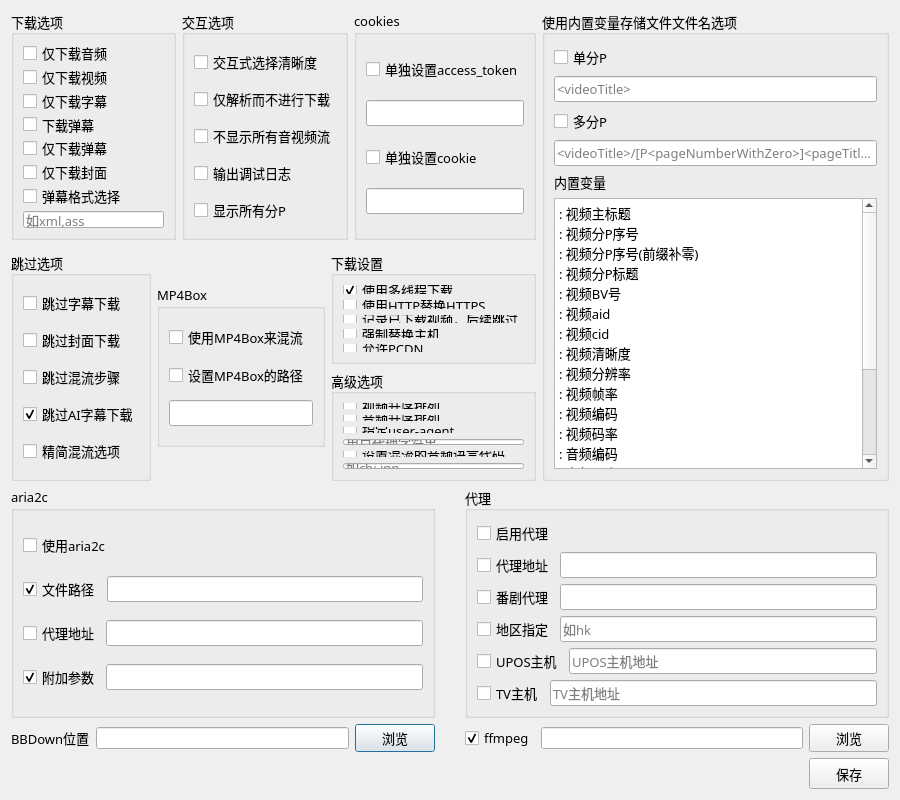
<?xml version="1.0" encoding="UTF-8"?>
<ui version="4.0">
 <class>Dialog_SetUp</class>
 <widget class="QDialog" name="Dialog_SetUp">
  <property name="geometry">
   <rect>
    <x>0</x>
    <y>0</y>
    <width>900</width>
    <height>800</height>
   </rect>
  </property>
  <property name="minimumSize">
   <size>
    <width>900</width>
    <height>800</height>
   </size>
  </property>
  <property name="maximumSize">
   <size>
    <width>1200</width>
    <height>1100</height>
   </size>
  </property>
  <property name="windowTitle">
   <string>Dialog</string>
  </property>
  <layout class="QVBoxLayout" name="verticalLayout_12">
   <item>
    <layout class="QHBoxLayout" name="horizontalLayout_3">
     <item>
      <layout class="QVBoxLayout" name="verticalLayout_3">
       <item>
        <layout class="QHBoxLayout" name="horizontalLayout">
         <item>
          <widget class="QGroupBox" name="groupBox">
           <property name="font">
            <font>
             <family>宋体</family>
             <pointsize>10</pointsize>
            </font>
           </property>
           <property name="title">
            <string>下载选项</string>
           </property>
           <layout class="QVBoxLayout" name="verticalLayout">
            <item>
             <widget class="QCheckBox" name="checkBox_audio_only">
              <property name="font">
               <font>
                <family>宋体</family>
                <pointsize>10</pointsize>
               </font>
              </property>
              <property name="text">
               <string>仅下载音频</string>
              </property>
             </widget>
            </item>
            <item>
             <widget class="QCheckBox" name="checkBox_video_only">
              <property name="font">
               <font>
                <family>宋体</family>
                <pointsize>10</pointsize>
               </font>
              </property>
              <property name="text">
               <string>仅下载视频</string>
              </property>
             </widget>
            </item>
            <item>
             <widget class="QCheckBox" name="checkBox_sub_only">
              <property name="font">
               <font>
                <family>宋体</family>
                <pointsize>10</pointsize>
               </font>
              </property>
              <property name="text">
               <string>仅下载字幕</string>
              </property>
             </widget>
            </item>
            <item>
             <widget class="QCheckBox" name="checkBox_danmaku">
              <property name="font">
               <font>
                <family>宋体</family>
                <pointsize>10</pointsize>
               </font>
              </property>
              <property name="text">
               <string>下载弹幕</string>
              </property>
             </widget>
            </item>
            <item>
             <widget class="QCheckBox" name="checkBox_danmaku_only">
              <property name="font">
               <font>
                <family>宋体</family>
                <pointsize>10</pointsize>
               </font>
              </property>
              <property name="text">
               <string>仅下载弹幕</string>
              </property>
             </widget>
            </item>
            <item>
             <widget class="QCheckBox" name="checkBox_cover_only">
              <property name="font">
               <font>
                <family>宋体</family>
                <pointsize>10</pointsize>
               </font>
              </property>
              <property name="text">
               <string>仅下载封面</string>
              </property>
             </widget>
            </item>
            <item>
             <widget class="QCheckBox" name="checkBox_danmaku_formats">
              <property name="font">
               <font>
                <family>宋体</family>
                <pointsize>10</pointsize>
               </font>
              </property>
              <property name="text">
               <string>弹幕格式选择</string>
              </property>
             </widget>
            </item>
            <item>
             <widget class="QLineEdit" name="lineEdit_danmaku_formats">
              <property name="font">
               <font>
                <family>宋体</family>
                <pointsize>10</pointsize>
               </font>
              </property>
              <property name="placeholderText">
               <string>如xml,ass</string>
              </property>
             </widget>
            </item>
           </layout>
          </widget>
         </item>
         <item>
          <widget class="QGroupBox" name="groupBox_9">
           <property name="font">
            <font>
             <family>宋体</family>
             <pointsize>10</pointsize>
            </font>
           </property>
           <property name="title">
            <string>交互选项</string>
           </property>
           <layout class="QVBoxLayout" name="verticalLayout_5">
            <item>
             <widget class="QCheckBox" name="checkBox_ia">
              <property name="font">
               <font>
                <family>宋体</family>
                <pointsize>10</pointsize>
               </font>
              </property>
              <property name="text">
               <string>交互式选择清晰度</string>
              </property>
             </widget>
            </item>
            <item>
             <widget class="QCheckBox" name="checkBox_info">
              <property name="font">
               <font>
                <family>宋体</family>
                <pointsize>10</pointsize>
               </font>
              </property>
              <property name="text">
               <string>仅解析而不进行下载</string>
              </property>
             </widget>
            </item>
            <item>
             <widget class="QCheckBox" name="checkBox_hs">
              <property name="font">
               <font>
                <family>宋体</family>
                <pointsize>10</pointsize>
               </font>
              </property>
              <property name="text">
               <string>不显示所有音视频流</string>
              </property>
             </widget>
            </item>
            <item>
             <widget class="QCheckBox" name="checkBox_debug">
              <property name="font">
               <font>
                <family>宋体</family>
                <pointsize>10</pointsize>
               </font>
              </property>
              <property name="text">
               <string>输出调试日志</string>
              </property>
             </widget>
            </item>
            <item>
             <widget class="QCheckBox" name="checkBox_show_all">
              <property name="font">
               <font>
                <family>宋体</family>
                <pointsize>10</pointsize>
               </font>
              </property>
              <property name="text">
               <string>显示所有分P</string>
              </property>
             </widget>
            </item>
           </layout>
          </widget>
         </item>
         <item>
          <widget class="QGroupBox" name="groupBox_5">
           <property name="font">
            <font>
             <family>宋体</family>
             <pointsize>10</pointsize>
            </font>
           </property>
           <property name="title">
            <string>cookies</string>
           </property>
           <layout class="QVBoxLayout" name="verticalLayout_8">
            <item>
             <widget class="QCheckBox" name="checkBox_token">
              <property name="font">
               <font>
                <family>宋体</family>
                <pointsize>10</pointsize>
               </font>
              </property>
              <property name="toolTip">
               <string>&lt;html&gt;&lt;head/&gt;&lt;body&gt;&lt;p&gt;设置access_token用以下载TV/APP接口的会员内容&lt;/p&gt;&lt;/body&gt;&lt;/html&gt;</string>
              </property>
              <property name="text">
               <string>单独设置access_token</string>
              </property>
             </widget>
            </item>
            <item>
             <widget class="QLineEdit" name="lineEdit_token">
              <property name="font">
               <font>
                <family>宋体</family>
                <pointsize>10</pointsize>
               </font>
              </property>
              <property name="placeholderText">
               <string/>
              </property>
             </widget>
            </item>
            <item>
             <widget class="QCheckBox" name="checkBox_c">
              <property name="font">
               <font>
                <family>宋体</family>
                <pointsize>10</pointsize>
               </font>
              </property>
              <property name="toolTip">
               <string>&lt;html&gt;&lt;head/&gt;&lt;body&gt;&lt;p&gt;设置字符串cookie用以下载网页接口的会员内容&lt;/p&gt;&lt;/body&gt;&lt;/html&gt;</string>
              </property>
              <property name="text">
               <string>单独设置cookie</string>
              </property>
             </widget>
            </item>
            <item>
             <widget class="QLineEdit" name="lineEdit_c">
              <property name="font">
               <font>
                <family>宋体</family>
                <pointsize>10</pointsize>
               </font>
              </property>
              <property name="placeholderText">
               <string/>
              </property>
             </widget>
            </item>
           </layout>
          </widget>
         </item>
        </layout>
       </item>
       <item>
        <spacer name="verticalSpacer">
         <property name="font">
          <font>
           <family>宋体</family>
           <pointsize>10</pointsize>
          </font>
         </property>
         <property name="orientation">
          <enum>Qt::Vertical</enum>
         </property>
         <property name="sizeType">
          <enum>QSizePolicy::Fixed</enum>
         </property>
         <property name="sizeHint" stdset="0">
          <size>
           <width>20</width>
           <height>6</height>
          </size>
         </property>
        </spacer>
       </item>
       <item>
        <layout class="QHBoxLayout" name="horizontalLayout_2">
         <item>
          <widget class="QGroupBox" name="groupBox_10">
           <property name="font">
            <font>
             <family>宋体</family>
             <pointsize>10</pointsize>
            </font>
           </property>
           <property name="title">
            <string>跳过选项</string>
           </property>
           <layout class="QVBoxLayout" name="verticalLayout_4">
            <item>
             <widget class="QCheckBox" name="checkBox_skip_subtitle">
              <property name="font">
               <font>
                <family>宋体</family>
                <pointsize>10</pointsize>
               </font>
              </property>
              <property name="text">
               <string>跳过字幕下载</string>
              </property>
             </widget>
            </item>
            <item>
             <widget class="QCheckBox" name="checkBox_skip_cover">
              <property name="font">
               <font>
                <family>宋体</family>
                <pointsize>10</pointsize>
               </font>
              </property>
              <property name="text">
               <string>跳过封面下载</string>
              </property>
             </widget>
            </item>
            <item>
             <widget class="QCheckBox" name="checkBox_skip_mux">
              <property name="font">
               <font>
                <family>宋体</family>
                <pointsize>10</pointsize>
               </font>
              </property>
              <property name="text">
               <string>跳过混流步骤</string>
              </property>
             </widget>
            </item>
            <item>
             <widget class="QCheckBox" name="checkBox_skip_ai">
              <property name="font">
               <font>
                <family>宋体</family>
                <pointsize>10</pointsize>
               </font>
              </property>
              <property name="text">
               <string>跳过AI字幕下载</string>
              </property>
              <property name="checked">
               <bool>true</bool>
              </property>
             </widget>
            </item>
            <item>
             <widget class="QCheckBox" name="checkBox_simply_mux">
              <property name="font">
               <font>
                <family>宋体</family>
                <pointsize>10</pointsize>
               </font>
              </property>
              <property name="text">
               <string>精简混流选项</string>
              </property>
             </widget>
            </item>
           </layout>
          </widget>
         </item>
         <item>
          <widget class="QGroupBox" name="groupBox_4">
           <property name="minimumSize">
            <size>
             <width>168</width>
             <height>155</height>
            </size>
           </property>
           <property name="maximumSize">
            <size>
             <width>178</width>
             <height>162</height>
            </size>
           </property>
           <property name="font">
            <font>
             <family>宋体</family>
             <pointsize>10</pointsize>
            </font>
           </property>
           <property name="title">
            <string>MP4Box</string>
           </property>
           <layout class="QVBoxLayout" name="verticalLayout_6">
            <item>
             <widget class="QCheckBox" name="checkBox_mp4box">
              <property name="font">
               <font>
                <family>宋体</family>
                <pointsize>10</pointsize>
               </font>
              </property>
              <property name="text">
               <string>使用MP4Box来混流</string>
              </property>
             </widget>
            </item>
            <item>
             <widget class="QCheckBox" name="checkBox_mp4box_path">
              <property name="font">
               <font>
                <family>宋体</family>
                <pointsize>10</pointsize>
               </font>
              </property>
              <property name="text">
               <string>设置MP4Box的路径</string>
              </property>
             </widget>
            </item>
            <item>
             <widget class="QLineEdit" name="lineEdit_mp4box_path">
              <property name="font">
               <font>
                <family>宋体</family>
                <pointsize>10</pointsize>
               </font>
              </property>
              <property name="toolTip">
               <string>&lt;html&gt;&lt;head/&gt;&lt;body&gt;&lt;p&gt;mp4box的路径&lt;/p&gt;&lt;/body&gt;&lt;/html&gt;</string>
              </property>
              <property name="whatsThis">
               <string>&lt;html&gt;&lt;head/&gt;&lt;body&gt;&lt;p&gt;路径不要包含空格&lt;/p&gt;&lt;/body&gt;&lt;/html&gt;</string>
              </property>
             </widget>
            </item>
           </layout>
          </widget>
         </item>
         <item>
          <layout class="QVBoxLayout" name="verticalLayout_14">
           <item>
            <widget class="QGroupBox" name="groupBox_11">
             <property name="font">
              <font>
               <family>宋体</family>
               <pointsize>10</pointsize>
              </font>
             </property>
             <property name="title">
              <string>下载设置</string>
             </property>
             <layout class="QVBoxLayout" name="verticalLayout_10">
              <item>
               <widget class="QCheckBox" name="checkBox_mt">
                <property name="font">
                 <font>
                  <family>宋体</family>
                  <pointsize>10</pointsize>
                 </font>
                </property>
                <property name="text">
                 <string>使用多线程下载</string>
                </property>
                <property name="checked">
                 <bool>true</bool>
                </property>
               </widget>
              </item>
              <item>
               <widget class="QCheckBox" name="checkBox_force_http">
                <property name="font">
                 <font>
                  <family>宋体</family>
                  <pointsize>10</pointsize>
                 </font>
                </property>
                <property name="text">
                 <string>使用HTTP替换HTTPS</string>
                </property>
                <property name="checked">
                 <bool>false</bool>
                </property>
               </widget>
              </item>
              <item>
               <widget class="QCheckBox" name="checkBox_archives">
                <property name="font">
                 <font>
                  <family>宋体</family>
                  <pointsize>10</pointsize>
                 </font>
                </property>
                <property name="text">
                 <string>记录已下载视频，后续跳过</string>
                </property>
               </widget>
              </item>
              <item>
               <widget class="QCheckBox" name="checkBox_force_replace_host">
                <property name="font">
                 <font>
                  <family>宋体</family>
                  <pointsize>10</pointsize>
                 </font>
                </property>
                <property name="text">
                 <string>强制替换主机</string>
                </property>
               </widget>
              </item>
              <item>
               <widget class="QCheckBox" name="checkBox_allow_pcdn">
                <property name="font">
                 <font>
                  <family>宋体</family>
                  <pointsize>10</pointsize>
                 </font>
                </property>
                <property name="text">
                 <string>允许PCDN</string>
                </property>
               </widget>
              </item>
             </layout>
            </widget>
           </item>
           <item>
            <widget class="QGroupBox" name="groupBox_15">
             <property name="font">
              <font>
               <family>宋体</family>
               <pointsize>10</pointsize>
              </font>
             </property>
             <property name="title">
              <string>高级选项</string>
             </property>
             <layout class="QVBoxLayout" name="verticalLayout_15">
              <item>
               <widget class="QCheckBox" name="checkBox_video_ascending">
                <property name="font">
                 <font>
                  <family>宋体</family>
                  <pointsize>10</pointsize>
                 </font>
                </property>
                <property name="text">
                 <string>视频升序排列</string>
                </property>
               </widget>
              </item>
              <item>
               <widget class="QCheckBox" name="checkBox_audio_ascending">
                <property name="font">
                 <font>
                  <family>宋体</family>
                  <pointsize>10</pointsize>
                 </font>
                </property>
                <property name="text">
                 <string>音频升序排列</string>
                </property>
               </widget>
              </item>
              <item>
               <widget class="QCheckBox" name="checkBox_ua">
                <property name="font">
                 <font>
                  <family>宋体</family>
                  <pointsize>10</pointsize>
                 </font>
                </property>
                <property name="text">
                 <string>指定user-agent</string>
                </property>
               </widget>
              </item>
              <item>
               <widget class="QLineEdit" name="lineEdit_ua">
                <property name="font">
                 <font>
                  <family>宋体</family>
                  <pointsize>10</pointsize>
                 </font>
                </property>
                <property name="placeholderText">
                 <string>用户代理字符串</string>
                </property>
               </widget>
              </item>
              <item>
               <widget class="QCheckBox" name="checkBox_language">
                <property name="font">
                 <font>
                  <family>宋体</family>
                  <pointsize>10</pointsize>
                 </font>
                </property>
                <property name="toolTip">
                 <string>&lt;html&gt;&lt;head/&gt;&lt;body&gt;&lt;p&gt;设置混流的音频语言(代码)，如chi, jpn等&lt;/p&gt;&lt;/body&gt;&lt;/html&gt;</string>
                </property>
                <property name="text">
                 <string>设置混流的音频语言代码</string>
                </property>
               </widget>
              </item>
              <item>
               <widget class="QLineEdit" name="lineEdit_language">
                <property name="font">
                 <font>
                  <family>宋体</family>
                  <pointsize>10</pointsize>
                 </font>
                </property>
                <property name="placeholderText">
                 <string>如chi,jpn</string>
                </property>
               </widget>
              </item>
             </layout>
            </widget>
           </item>
          </layout>
         </item>
        </layout>
       </item>
      </layout>
     </item>
     <item>
      <widget class="QGroupBox" name="groupBox_7">
       <property name="font">
        <font>
         <family>宋体</family>
         <pointsize>10</pointsize>
        </font>
       </property>
       <property name="title">
        <string>使用内置变量存储文件文件名选项</string>
       </property>
       <layout class="QVBoxLayout" name="verticalLayout_2">
        <item>
         <widget class="QCheckBox" name="checkBox_F">
          <property name="font">
           <font>
            <family>宋体</family>
            <pointsize>10</pointsize>
           </font>
          </property>
          <property name="text">
           <string>单分P</string>
          </property>
         </widget>
        </item>
        <item>
         <widget class="QLineEdit" name="lineEdit_F">
          <property name="font">
           <font>
            <family>宋体</family>
            <pointsize>10</pointsize>
           </font>
          </property>
          <property name="placeholderText">
           <string>&lt;videoTitle&gt;</string>
          </property>
         </widget>
        </item>
        <item>
         <widget class="QCheckBox" name="checkBox_M">
          <property name="font">
           <font>
            <family>宋体</family>
            <pointsize>10</pointsize>
           </font>
          </property>
          <property name="text">
           <string>多分P</string>
          </property>
         </widget>
        </item>
        <item>
         <widget class="QLineEdit" name="lineEdit_M">
          <property name="font">
           <font>
            <family>宋体</family>
            <pointsize>10</pointsize>
           </font>
          </property>
          <property name="placeholderText">
           <string>&lt;videoTitle&gt;/[P&lt;pageNumberWithZero&gt;]&lt;pageTitle&gt;</string>
          </property>
         </widget>
        </item>
        <item>
         <widget class="QLabel" name="label_val">
          <property name="font">
           <font>
            <family>宋体</family>
            <pointsize>10</pointsize>
           </font>
          </property>
          <property name="text">
           <string>内置变量</string>
          </property>
         </widget>
        </item>
        <item>
         <widget class="QPlainTextEdit" name="plainTextEdit">
          <property name="font">
           <font>
            <family>宋体</family>
            <pointsize>10</pointsize>
           </font>
          </property>
          <property name="readOnly">
           <bool>true</bool>
          </property>
          <property name="plainText">
           <string>&lt;videoTitle&gt;: 视频主标题
&lt;pageNumber&gt;: 视频分P序号
&lt;pageNumberWithZero&gt;: 视频分P序号(前缀补零)
&lt;pageTitle&gt;: 视频分P标题
&lt;bvid&gt;: 视频BV号
&lt;aid&gt;: 视频aid
&lt;cid&gt;: 视频cid
&lt;dfn&gt;: 视频清晰度
&lt;res&gt;: 视频分辨率
&lt;fps&gt;: 视频帧率
&lt;videoCodecs&gt;: 视频编码
&lt;videoBandwidth&gt;: 视频码率
&lt;audioCodecs&gt;: 音频编码
&lt;audioBandwidth&gt;: 音频码率
&lt;ownerName&gt;: 上传者名称
&lt;ownerMid&gt;: 上传者mid
&lt;publishDate&gt;: 收藏夹/番剧/合集发布时间
&lt;videoDate&gt;: 视频发布时间(分p视频发布时间与&lt;publishDate&gt;相同)
&lt;apiType&gt;: API类型(TV/APP/INTL/WEB)
默认为: &lt;videoTitle&gt;</string>
          </property>
         </widget>
        </item>
       </layout>
      </widget>
     </item>
    </layout>
   </item>
   <item>
    <layout class="QHBoxLayout" name="horizontalLayout_4">
     <item>
      <widget class="QGroupBox" name="groupBox_12">
       <property name="font">
        <font>
         <family>宋体</family>
         <pointsize>10</pointsize>
        </font>
       </property>
       <property name="title">
        <string>aria2c</string>
       </property>
       <layout class="QVBoxLayout" name="verticalLayout_7">
        <item>
         <widget class="QCheckBox" name="checkBox_use_aria2c">
          <property name="font">
           <font>
            <family>宋体</family>
            <pointsize>10</pointsize>
           </font>
          </property>
          <property name="text">
           <string>使用aria2c</string>
          </property>
         </widget>
        </item>
        <item>
         <layout class="QHBoxLayout" name="horizontalLayout_6">
          <item>
           <widget class="QCheckBox" name="checkBox_aria2c_path">
            <property name="font">
             <font>
              <family>宋体</family>
              <pointsize>10</pointsize>
             </font>
            </property>
            <property name="text">
             <string>文件路径</string>
            </property>
            <property name="checked">
             <bool>true</bool>
            </property>
           </widget>
          </item>
          <item>
           <widget class="QLineEdit" name="lineEdit_aria2c_path">
            <property name="font">
             <font>
              <family>宋体</family>
              <pointsize>10</pointsize>
             </font>
            </property>
            <property name="text">
             <string/>
            </property>
            <property name="readOnly">
             <bool>false</bool>
            </property>
           </widget>
          </item>
         </layout>
        </item>
        <item>
         <layout class="QHBoxLayout" name="horizontalLayout_7">
          <item>
           <widget class="QCheckBox" name="checkBox_aria2c_proxy">
            <property name="font">
             <font>
              <family>宋体</family>
              <pointsize>10</pointsize>
             </font>
            </property>
            <property name="toolTip">
             <string>&lt;html&gt;&lt;head/&gt;&lt;body&gt;&lt;p&gt;调用aria2c进行下载时的代理地址配置&lt;/p&gt;&lt;/body&gt;&lt;/html&gt;</string>
            </property>
            <property name="text">
             <string>代理地址</string>
            </property>
           </widget>
          </item>
          <item>
           <widget class="QLineEdit" name="lineEdit_aria2c_proxy">
            <property name="font">
             <font>
              <family>宋体</family>
              <pointsize>10</pointsize>
             </font>
            </property>
            <property name="toolTip">
             <string>&lt;html&gt;&lt;head/&gt;&lt;body&gt;&lt;p&gt;调用aria2c进行下载时的代理地址配置&lt;/p&gt;&lt;/body&gt;&lt;/html&gt;</string>
            </property>
           </widget>
          </item>
         </layout>
        </item>
        <item>
         <layout class="QHBoxLayout" name="horizontalLayout_8">
          <item>
           <widget class="QCheckBox" name="checkBox_aria2c_args">
            <property name="font">
             <font>
              <family>宋体</family>
              <pointsize>10</pointsize>
             </font>
            </property>
            <property name="text">
             <string>附加参数</string>
            </property>
            <property name="checked">
             <bool>true</bool>
            </property>
           </widget>
          </item>
          <item>
           <widget class="QLineEdit" name="lineEdit_aria2c_args">
            <property name="font">
             <font>
              <family>宋体</family>
              <pointsize>10</pointsize>
             </font>
            </property>
           </widget>
          </item>
         </layout>
        </item>
       </layout>
      </widget>
     </item>
     <item>
      <spacer name="horizontalSpacer">
       <property name="font">
        <font>
         <family>宋体</family>
         <pointsize>10</pointsize>
        </font>
       </property>
       <property name="orientation">
        <enum>Qt::Horizontal</enum>
       </property>
       <property name="sizeType">
        <enum>QSizePolicy::Preferred</enum>
       </property>
       <property name="sizeHint" stdset="0">
        <size>
         <width>24</width>
         <height>0</height>
        </size>
       </property>
      </spacer>
     </item>
     <item>
      <widget class="QGroupBox" name="groupBox_13">
       <property name="font">
        <font>
         <family>宋体</family>
         <pointsize>10</pointsize>
        </font>
       </property>
       <property name="title">
        <string>代理</string>
       </property>
       <layout class="QVBoxLayout" name="verticalLayout_11">
        <item>
         <layout class="QVBoxLayout" name="verticalLayout_9">
          <item>
           <widget class="QCheckBox" name="checkBox_enable_proxy">
            <property name="font">
             <font>
              <family>宋体</family>
              <pointsize>10</pointsize>
             </font>
            </property>
            <property name="text">
             <string>启用代理</string>
            </property>
            <property name="checked">
             <bool>false</bool>
            </property>
           </widget>
          </item>
          <item>
           <layout class="QHBoxLayout" name="horizontalLayout_9">
            <item>
             <widget class="QCheckBox" name="checkBox_host">
              <property name="font">
               <font>
                <family>宋体</family>
                <pointsize>10</pointsize>
               </font>
              </property>
              <property name="text">
               <string>代理地址</string>
              </property>
             </widget>
            </item>
            <item>
             <widget class="QLineEdit" name="lineEdit_host">
              <property name="font">
               <font>
                <family>宋体</family>
                <pointsize>10</pointsize>
               </font>
              </property>
             </widget>
            </item>
           </layout>
          </item>
          <item>
           <layout class="QHBoxLayout" name="horizontalLayout_11">
            <item>
             <widget class="QCheckBox" name="checkBox_ep_host">
              <property name="font">
               <font>
                <family>宋体</family>
                <pointsize>10</pointsize>
               </font>
              </property>
              <property name="text">
               <string>番剧代理</string>
              </property>
             </widget>
            </item>
            <item>
             <widget class="QLineEdit" name="lineEdit_ep_host">
              <property name="font">
               <font>
                <family>宋体</family>
                <pointsize>10</pointsize>
               </font>
              </property>
             </widget>
            </item>
           </layout>
          </item>
          <item>
           <layout class="QHBoxLayout" name="horizontalLayout_10">
            <item>
             <widget class="QCheckBox" name="checkBox_area">
              <property name="font">
               <font>
                <family>宋体</family>
                <pointsize>10</pointsize>
               </font>
              </property>
              <property name="text">
               <string>地区指定</string>
              </property>
             </widget>
            </item>
            <item>
             <widget class="QLineEdit" name="lineEdit_area">
              <property name="font">
               <font>
                <family>宋体</family>
                <pointsize>10</pointsize>
               </font>
              </property>
              <property name="text">
               <string/>
              </property>
              <property name="placeholderText">
               <string>如hk</string>
              </property>
             </widget>
            </item>
           </layout>
          </item>
          <item>
           <layout class="QHBoxLayout" name="horizontalLayout_15">
            <item>
             <widget class="QCheckBox" name="checkBox_upos_host">
              <property name="font">
               <font>
                <family>宋体</family>
                <pointsize>10</pointsize>
               </font>
              </property>
              <property name="text">
               <string>UPOS主机</string>
              </property>
             </widget>
            </item>
            <item>
             <widget class="QLineEdit" name="lineEdit_upos_host">
              <property name="font">
               <font>
                <family>宋体</family>
                <pointsize>10</pointsize>
               </font>
              </property>
              <property name="placeholderText">
               <string>UPOS主机地址</string>
              </property>
             </widget>
            </item>
           </layout>
          </item>
          <item>
           <layout class="QHBoxLayout" name="horizontalLayout_16">
            <item>
             <widget class="QCheckBox" name="checkBox_tv_host">
              <property name="font">
               <font>
                <family>宋体</family>
                <pointsize>10</pointsize>
               </font>
              </property>
              <property name="text">
               <string>TV主机</string>
              </property>
             </widget>
            </item>
            <item>
             <widget class="QLineEdit" name="lineEdit_tv_host">
              <property name="font">
               <font>
                <family>宋体</family>
                <pointsize>10</pointsize>
               </font>
              </property>
              <property name="placeholderText">
               <string>TV主机地址</string>
              </property>
             </widget>
            </item>
           </layout>
          </item>
         </layout>
        </item>
       </layout>
      </widget>
     </item>
    </layout>
   </item>
   <item>
    <spacer name="verticalSpacer_2">
     <property name="font">
      <font>
       <family>宋体</family>
       <pointsize>10</pointsize>
      </font>
     </property>
     <property name="orientation">
      <enum>Qt::Vertical</enum>
     </property>
     <property name="sizeHint" stdset="0">
      <size>
       <width>13</width>
       <height>30</height>
      </size>
     </property>
    </spacer>
   </item>
   <item>
    <layout class="QHBoxLayout" name="horizontalLayout_14">
     <item>
      <layout class="QHBoxLayout" name="horizontalLayout_13">
       <item>
        <widget class="QLabel" name="label_bbdown">
         <property name="font">
          <font>
           <family>宋体</family>
           <pointsize>10</pointsize>
          </font>
         </property>
         <property name="text">
          <string>BBDown位置</string>
         </property>
        </widget>
       </item>
       <item>
        <widget class="QLineEdit" name="lineEdit_bbdown">
         <property name="toolTip">
          <string>&lt;html&gt;&lt;head/&gt;&lt;body&gt;&lt;p&gt;BBDown 程序位置&lt;/p&gt;&lt;/body&gt;&lt;/html&gt;</string>
         </property>
         <property name="whatsThis">
          <string>&lt;html&gt;&lt;head/&gt;&lt;body&gt;&lt;p&gt;&lt;br/&gt;&lt;/p&gt;&lt;/body&gt;&lt;/html&gt;</string>
         </property>
        </widget>
       </item>
       <item>
        <widget class="QPushButton" name="pushButton_bbdown">
         <property name="font">
          <font>
           <family>宋体</family>
           <pointsize>10</pointsize>
          </font>
         </property>
         <property name="text">
          <string>浏览</string>
         </property>
        </widget>
       </item>
      </layout>
     </item>
     <item>
      <spacer name="horizontalSpacer_3">
       <property name="font">
        <font>
         <family>宋体</family>
         <pointsize>10</pointsize>
        </font>
       </property>
       <property name="orientation">
        <enum>Qt::Horizontal</enum>
       </property>
       <property name="sizeType">
        <enum>QSizePolicy::Preferred</enum>
       </property>
       <property name="sizeHint" stdset="0">
        <size>
         <width>24</width>
         <height>18</height>
        </size>
       </property>
      </spacer>
     </item>
     <item>
      <layout class="QHBoxLayout" name="horizontalLayout_5">
       <item>
        <widget class="QCheckBox" name="checkBox_ffmpeg">
         <property name="font">
          <font>
           <family>宋体</family>
           <pointsize>10</pointsize>
          </font>
         </property>
         <property name="whatsThis">
          <string/>
         </property>
         <property name="text">
          <string>ffmpeg</string>
         </property>
         <property name="checked">
          <bool>true</bool>
         </property>
        </widget>
       </item>
       <item>
        <widget class="QLineEdit" name="lineEdit_ffmpeg">
         <property name="text">
          <string/>
         </property>
         <property name="readOnly">
          <bool>false</bool>
         </property>
        </widget>
       </item>
       <item>
        <widget class="QPushButton" name="pushButton_ffmpeg">
         <property name="enabled">
          <bool>true</bool>
         </property>
         <property name="font">
          <font>
           <family>宋体</family>
           <pointsize>10</pointsize>
          </font>
         </property>
         <property name="text">
          <string>浏览</string>
         </property>
        </widget>
       </item>
      </layout>
     </item>
    </layout>
   </item>
   <item>
    <layout class="QHBoxLayout" name="horizontalLayout_12">
     <item>
      <spacer name="horizontalSpacer_2">
       <property name="orientation">
        <enum>Qt::Horizontal</enum>
       </property>
       <property name="sizeHint" stdset="0">
        <size>
         <width>728</width>
         <height>17</height>
        </size>
       </property>
      </spacer>
     </item>
     <item>
      <widget class="QPushButton" name="pushButton_save">
       <property name="minimumSize">
        <size>
         <width>19</width>
         <height>31</height>
        </size>
       </property>
       <property name="font">
        <font>
         <family>宋体</family>
         <pointsize>10</pointsize>
        </font>
       </property>
       <property name="text">
        <string>保存</string>
       </property>
      </widget>
     </item>
    </layout>
   </item>
  </layout>
 </widget>
 <resources/>
 <connections/>
</ui>
